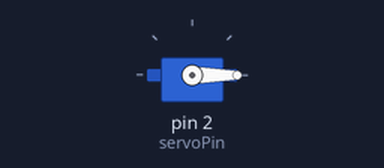
A sketch run on a simulated Arduino Uno, built with avr-gcc and run on an emulated ATmega328P. Parts: servo.

Above: at 0.05 s.
At 1.5 s:
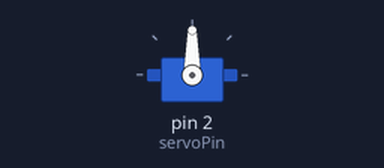
At 3.0 s:
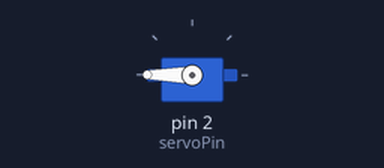
Timing chart, 0 to 6.9 s (numbered marks = the images above):
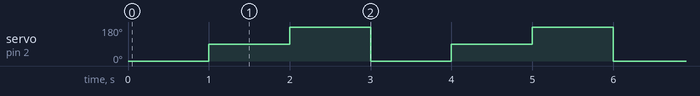

The sketch:

Servo_Test.ino
```cpp
#include <Servo.h>

Servo myServo;  // Create a servo object

int servoPin = 2;  // Pin connected to the servo signal

void setup() {
  myServo.attach(servoPin);  // Attach the servo to pin 9
}

void loop() {
  myServo.write(0);    // Move servo to 0 degrees
  delay(1000);         // Wait 1 second
  myServo.write(90);   // Move servo to 90 degrees
  delay(1000);         // Wait 1 second
  myServo.write(180);  // Move servo to 180 degrees
  delay(1000);         // Wait 1 second
}
```

Measured:
- by itself, servo on pin 2 (servoPin): repeats every 3.0 s: 180° 1.0 s, 0° 1.0 s, 90° 1.0 s
